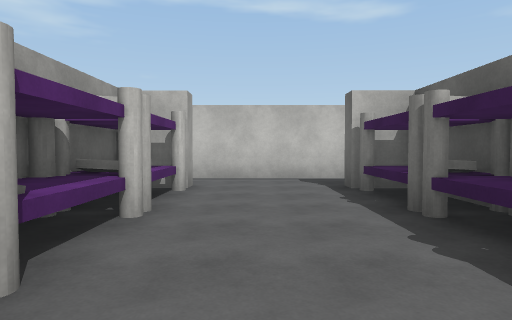
View 1 (above)

24 first-person views from a walk through a scene from a Unity 3-D project. The camera is 1.4 m above the floor, tilts 2° down and sees 75° across. The floor is counted in squares, 2 m on a side. Each view is taken from the middle of a square. On the plan, view 1 faces up. The plan holds only what a view shows up to about 10 squares ahead; the rest is blank. The place goes on beyond the plan. The player character is not drawn. Surface patterns are stand-ins for the level's own textures.

View 2
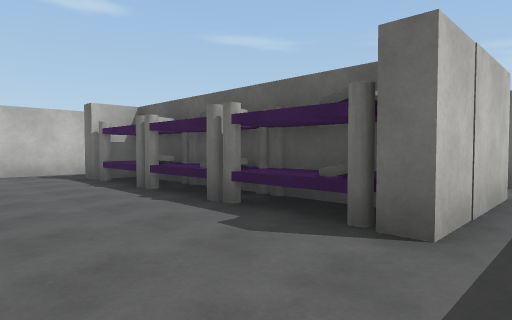

View 3
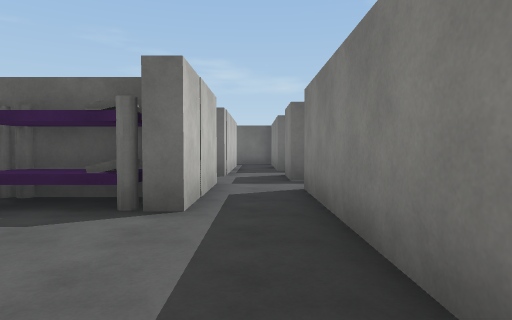

View 4
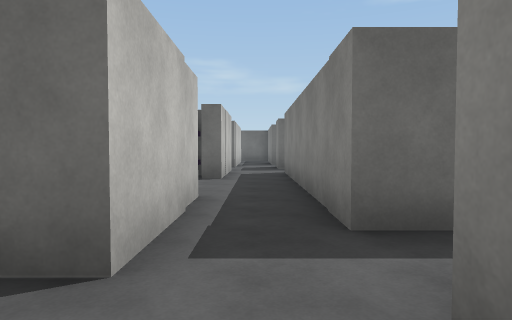

View 5
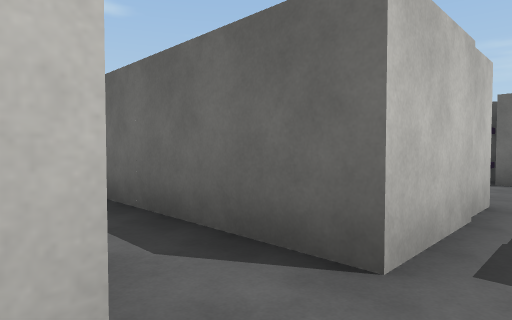

View 6
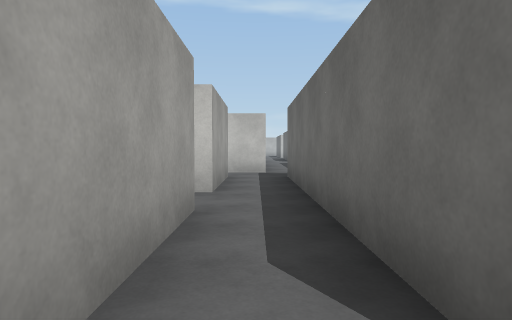

View 7
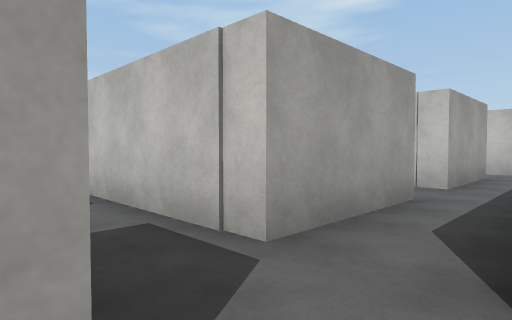

View 8
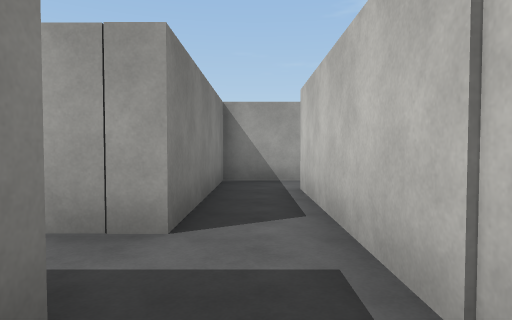

View 9
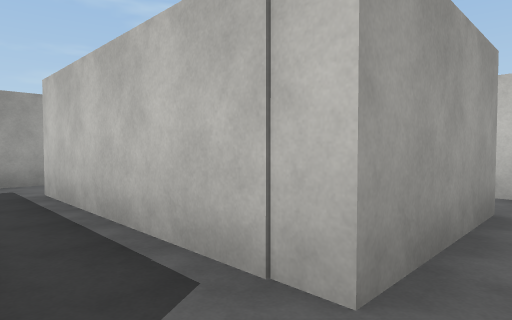

View 10
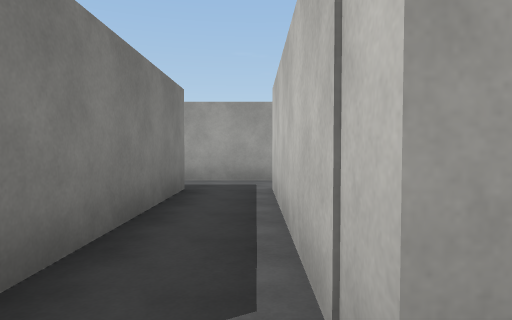

View 11
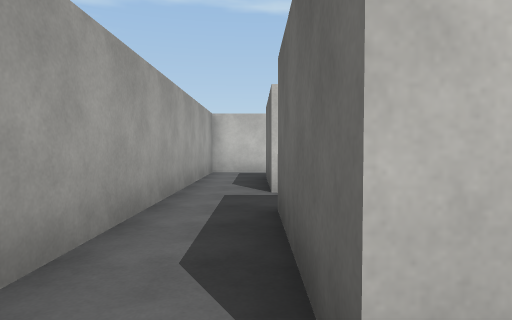

View 12
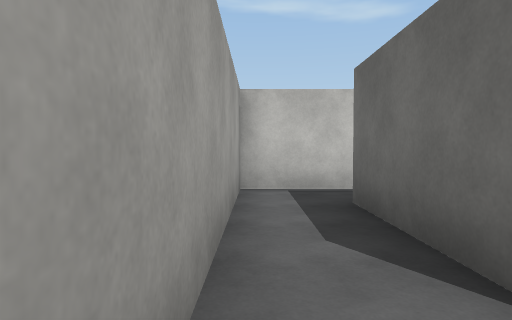

View 13
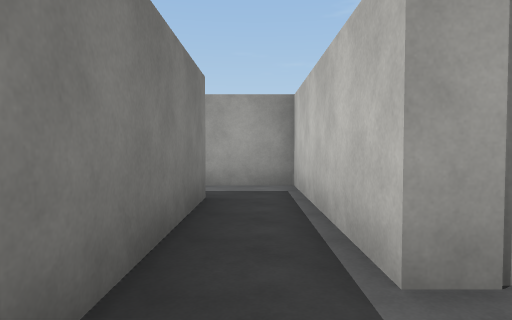

View 14
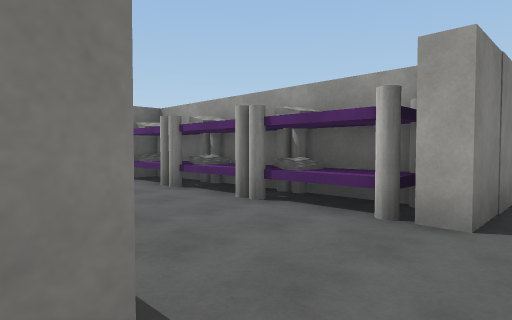

View 15
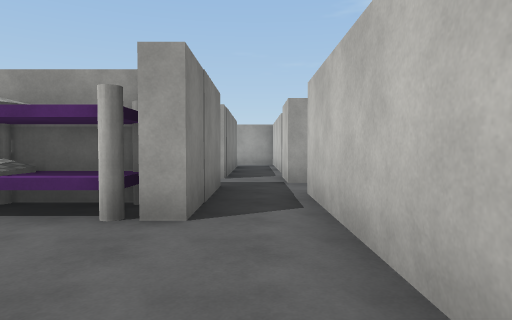

View 16
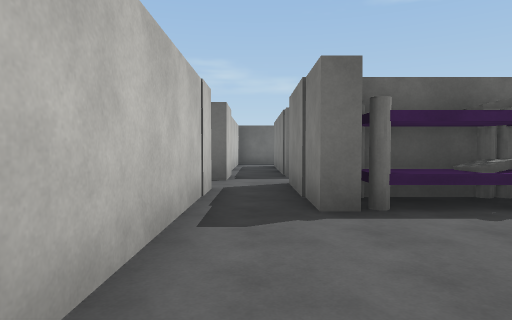

View 17
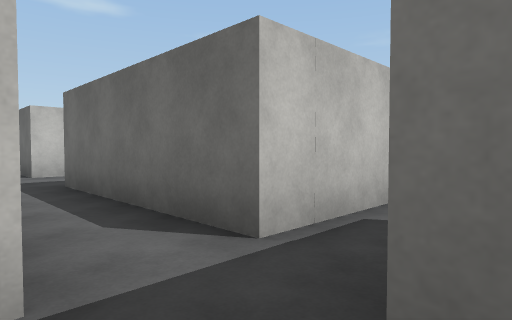

View 18
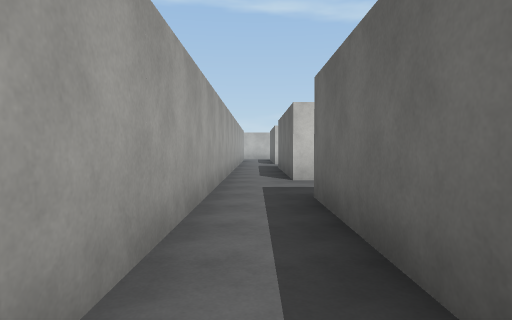

View 19
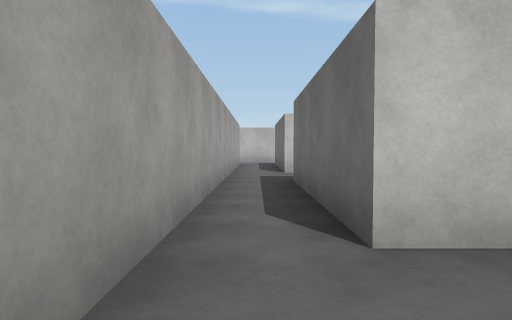

View 20
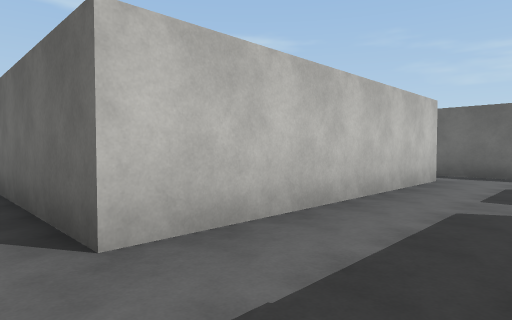

View 21
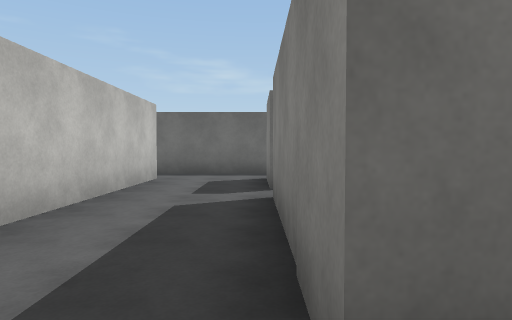

View 22
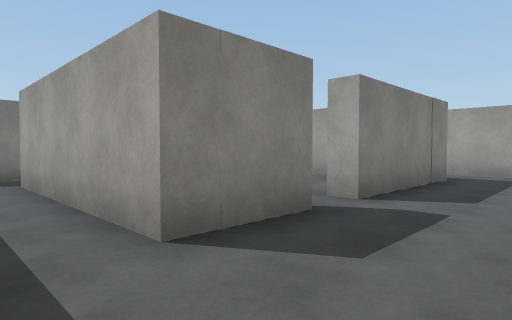

View 23
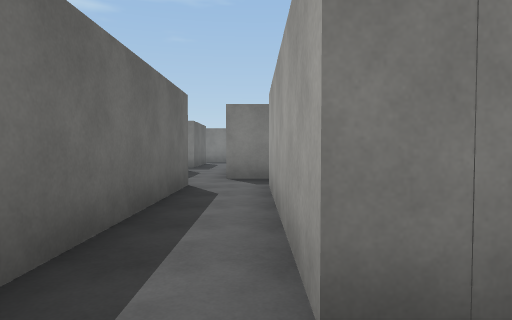

View 24
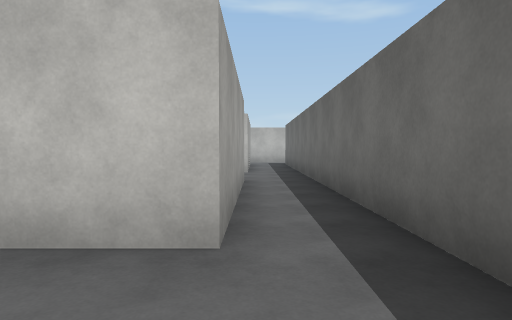

### Floor plan
Points are (right, up) in squares from view 1. A wall is a line through its corners. A room is listed if a view was taken in it or the views show most of it. See-through windows are left out.
Room 1 (views 1, 2, 3, 7, 16)
walls: (2, -0.4) (2, 0.1); (2.8, 4.4) (2.8, 5.1); (2.8, -0.5) (2.8, 0.5); (-2.5, -1.2) (-4.2, -1.2); (-2.3, 5.5) (-2.3, 4.4); (1.5, 7.8) (-3.2, 7.8); (-3.2, -3.5) (-3.2, -2.8) (3.8, -2.8)
low walls: (-1.3, 0.6) (-1.3, -0.1); (1.8, 4.4) (1.8, 5.5); (1.8, -0.5) (1.8, 0.5); (-1.3, 5.5) (-1.3, 4.4)
ways out: opening at (-5, -2) to room 2; opening at (-3, 7) to room 3; opening at (2.5, 7) to room 4; opening at (4, -2) to room 4
objects: other object (-2, -1); other object (-2, 1); other object (-2, 2); other object (-2, 3); other object (-2, 4); other object (-2, 6); other object (-1, 1); other object (-1, 2); other object (-1, 3); other object (-1, 4); other object (-1, 6); other object (2, -1); other object (2, 1); other object (2, 2); other object (2, 3); other object (2, 4); other object (2, 6); other object (3, -1); other object (3, 1); other object (3, 2); other object (3, 3); other object (3, 4); other object (3, 6)
Room 2 (views 4, 5, 6, 8, 9, 10, 11, 12)
walls: (-5.7, 1.9) (-5.7, -1.2) (-10.8, -1.2) (-10.8, 1.8) (-6.5, 1.8); (-5.7, 3.3) (-10.8, 3.3) (-10.8, 6.3) (-5.7, 6.3); (-6.2, -2.8) (-4.6, -2.8); (-4.2, -1.2) (-4.2, 3.5); (-7.6, 7.8) (-12.3, 7.8) (-12.3, -2.8) (-7.6, -2.8) (-7.6, -3.5)
ways out: opening at (-5, -2) to room 1; opening at (-6, 7) to room 3; opening at (-5, 4) to room 3; opening at (-7, 8.5)
Room 3 (views 13, 17, 18, 19, 20, 21)
walls: (-3.2, 7.8) (-3.2, 12.8) (0.8, 12.8) (0.8, 12.2); (-4.7, 15.5) (-4.7, 7.8) (-6, 7.8); (-5.7, 6.3) (-5.7, 3.3); (1.5, 15.3) (-3.2, 15.3); (-4.2, 3.5) (-4.2, 6.3) (-2.4, 6.3)
ways out: opening at (-3, 7) to room 1; opening at (-6, 7) to room 2; opening at (-5, 4) to room 2; opening at (-4, 16) to room 4; opening at (2.5, 14.5) to room 4; opening at (1, 13)
Room 4 (views 14, 15, 22, 23, 24)
walls: (5.3, 7.6) (5.3, 23.1); (1.7, 12.8) (3.8, 12.8) (3.8, 7.8) (1.5, 7.8); (3.4, 6.3) (4.8, 6.3); (-3.2, 15.3) (-3.2, 20.1); (3.8, 20.2) (3.8, 15.3) (1.5, 15.3); (4.8, -1.2) (3.4, -1.2); (8, -1.2) (6.4, -1.2); (5.4, -2.8) (6.8, -2.8); (-4.7, 22.7) (-4.7, 15.5)
ways out: opening at (2.5, 7) to room 1; opening at (4, -2) to room 1; opening at (-4, 16) to room 3; opening at (2.5, 14.5) to room 3; opening at (6, 7)

Positions as (right, up) in squares from view 1, and headings:
1: (0, 0), facing up
2: (-1, -2), facing up-right
3: (-2, -2), facing right
4: (-6, -2), facing right
5: (-6, -2), facing up-right
6: (-5, -2), facing up
7: (-4, -3), facing up-left
8: (-5, -2), facing left
9: (-5, 2), facing up-left
10: (-5, 3), facing left
11: (-11, -2), facing up
12: (-12, 2), facing up
13: (-6, 7), facing left
14: (2, 7), facing down-left
15: (2, 7), facing left
16: (-2, 7), facing right
17: (-5, 6), facing up-right
18: (-4, 8), facing up
19: (-4, 13), facing up
20: (-4, 13), facing up-right
21: (-4, 13), facing right
22: (5, 15), facing down-left
23: (4, 14), facing down
24: (4, 13), facing up
